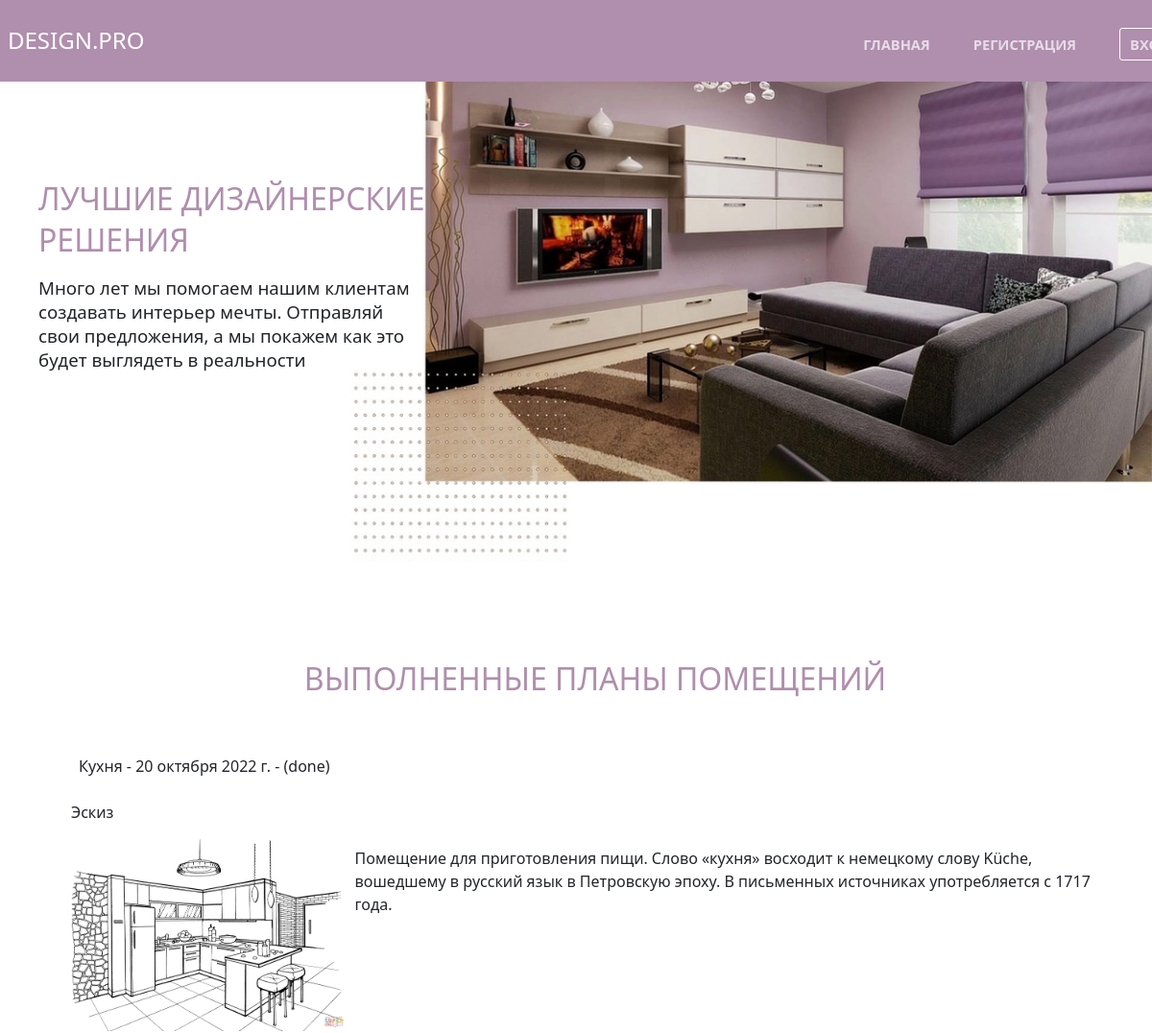
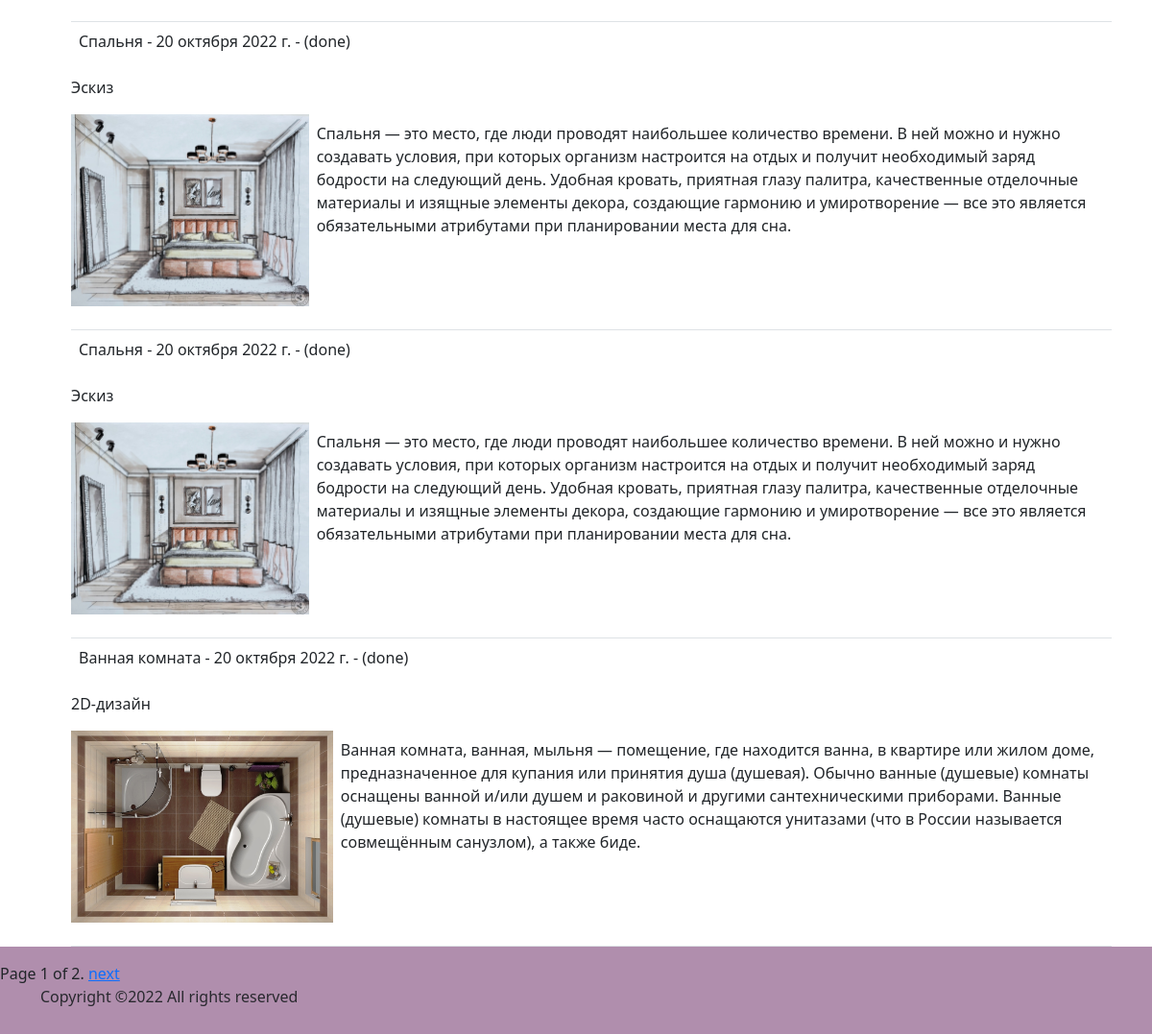
Page /catalog/ on the earlier database version (2 pictures, top to bottom).
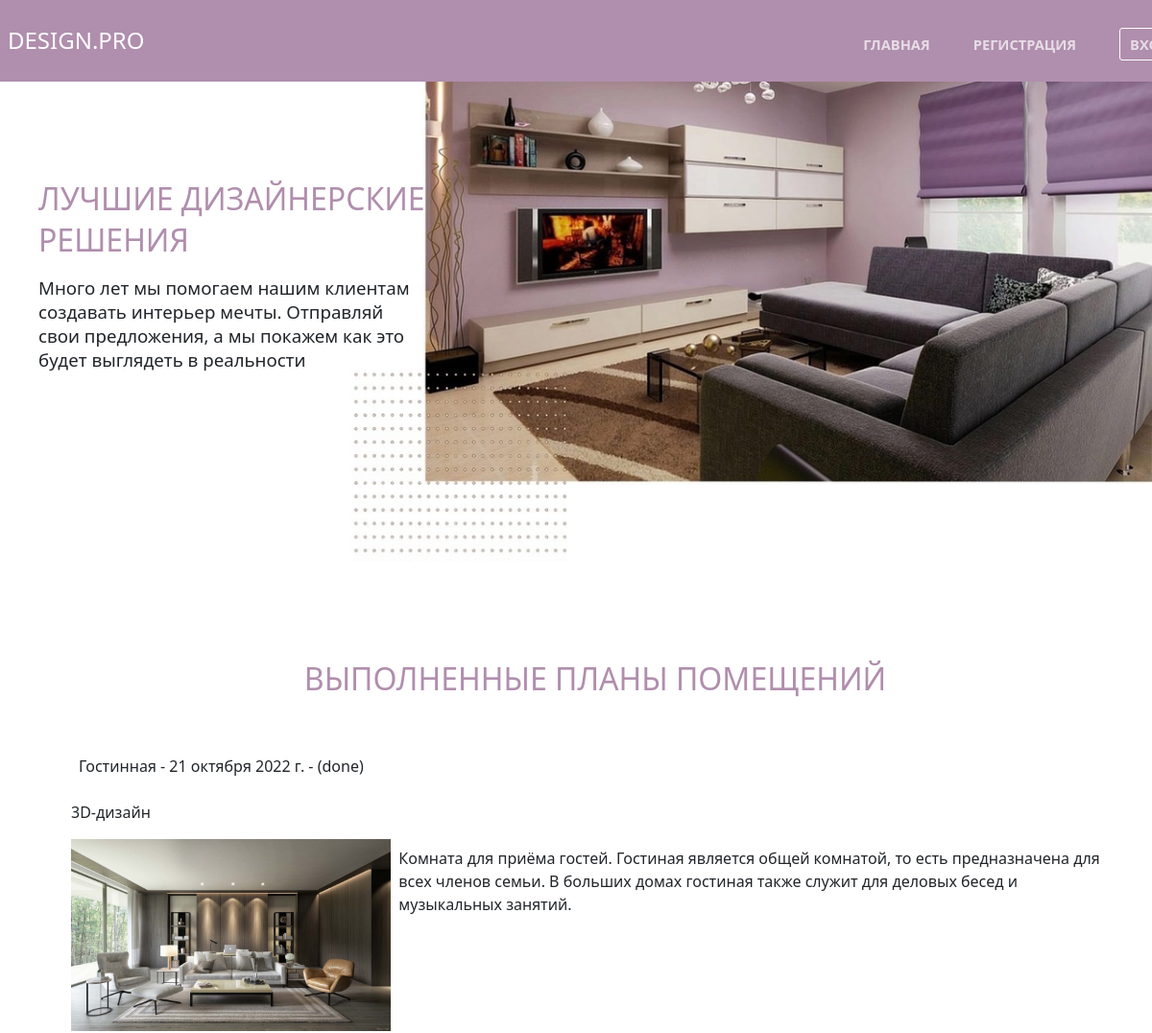
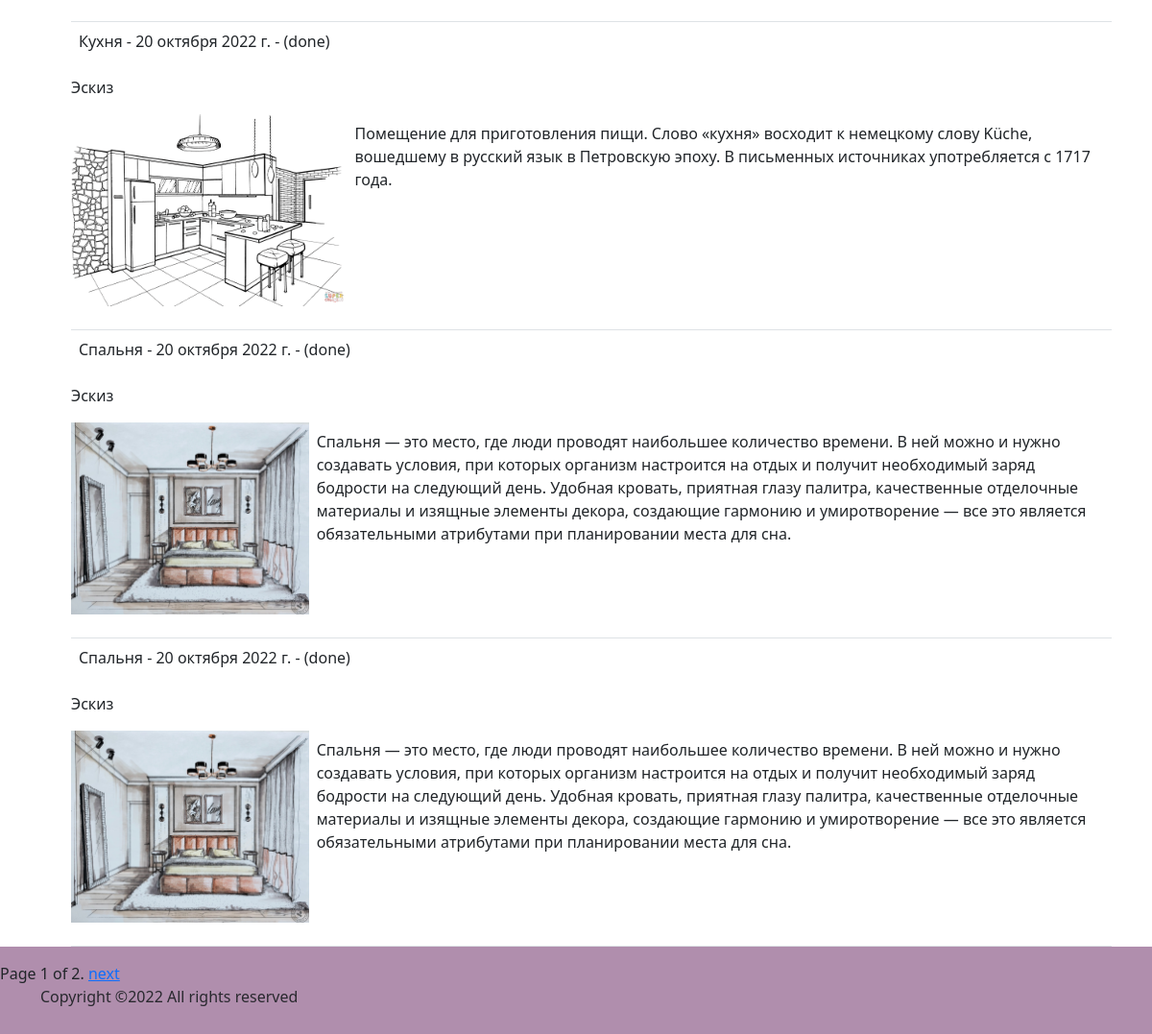
Same page on the later database version (2 pictures, top to bottom).
### catalog/models.py (models this page shows, shortened)
class Application(models.Model):
    name = models.CharField(max_length=200, verbose_name='Название', blank=False)
    username = models.ForeignKey('User', on_delete=models.SET_NULL, null=True)
    description = models.TextField(max_length=1000, help_text='Напишите описание ', blank=False)
    categories = models.ForeignKey('Categorise', verbose_name='Категория', on_delete=models.CASCADE)
    image = models.ImageField(max_length=254, upload_to=get_name_file,
                              null=True, blank=False,
                              validators=[FileExtensionValidator(allowed_extensions=['jpg', 'jpeg', 'png', 'bmp'])])
    status = models.CharField(max_length=200, verbose_name='Статус',
                              choices=(('new', 'Новая'), ('in work', 'Принято в работу'), ('done', 'Выполнено')),
                              default='new')
    date = models.DateField(verbose_name='Дата добавления', auto_now_add=True)
    img = models.ImageField(max_length=254, upload_to=get_name_file, null=True, blank=True,
                            validators=[FileExtensionValidator(allowed_extensions=['jpg', 'jpeg', 'png', 'bmp'])])
    comment = models.TextField(max_length=1000, help_text="Комментарий", blank=True)

class Categorise(models.Model):
    name = models.CharField(max_length=200, help_text="Напишите категорию", blank=False)
    def __str__(self):
        return self.name

### catalog/views.py (the view)
# urls.py: path('', ApplicationAllListView.as_view(), name='index'),
class ApplicationAllListView(generic.ListView):
    model = Application
    template_name = 'index.html'
    paginate_by = 4
    def get_queryset(self):
        return Application.objects.filter(status='done').order_by('-date')

### templates/index.html
{% extends "base_generic.html" %}
{% block content %}
 <div><P class="zgl">Выполненные планы помещений</P></div>
  {% if application_list %}
  <ul>
   {% for application in application_list %}
                     <div class=" border-bottom box-shadow">
                        <p class="p-2"> {{application.name}} - {{application.date}} - ({{application.status}})</p>
                        <p> {{application.categories}}</p>
                          <div class="d-flex ">
                             <img src="{{application.image.url}}" height="200px" width="350px">
                            <p class="p-2"> {{application.description}}</p>
                        </div><br>
                    </div>
            {% endfor %}
  </ul>
 {% else %}
    <p>Планов помещений нет</p>
  {% endif %}
{% endblock %}

Differences in the rows shown:
no longer on this page (row edited): Application: name "Ванная комната", date "20 октября 2022 г.", status "done", categories "2D-дизайн", image (picture), description "Ванная комната, ванная, мыльня — помещение, где находится ванна, в квартире или жилом доме, предназначенное для купания или принятия душа (душевая). Обычно ванные (душевые) комнаты оснащены ванной и/или душем и раковиной и другими сантехническими приборами. Ванные (душевые) комнаты в настоящее время часто оснащаются унитазами (что в России называется совмещённым санузлом), а также биде."
now on this page (row edited): Application: name "Гостинная", date "21 октября 2022 г.", status "done", categories "3D-дизайн", image (picture), description "Комната для приёма гостей. Гостиная является общей комнатой, то есть предназначена для всех членов семьи. В больших домах гостиная также служит для деловых бесед и музыкальных занятий."
